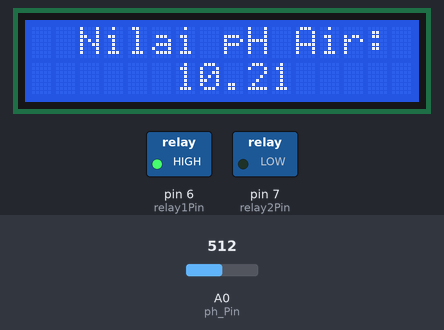
Recording of a sketch running on a simulated Arduino Uno, built with avr-gcc and run on an emulated ATmega328P. Parts: 16×2 character LCD, switched loads named in the sketch (green lamp = pin HIGH). The test bench sets the inputs (shaded band); at power-on: A0 (ph_Pin) = 512. What the sketch prints to the serial monitor is not drawn.

Above: at 0.1 s.
At 74.2 s:
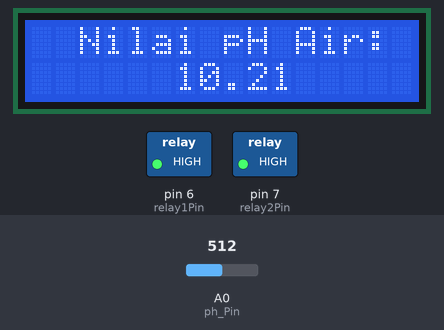
Timing chart, 0 to 75.7 s (numbered marks = the images above):
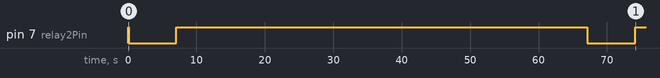

Measured:
- by itself, pin 7 (relay2Pin): alternates HIGH for 60.0 s and LOW for 7.0 s

The sketch:

Ph_pro.ino
```cpp
#include <Wire.h>
#include <LiquidCrystal_I2C.h>
#include <Arduino.h>

// Pin sensor pH
const int ph_Pin = A0;

// Variabel kalibrasi
float Po = 0;
float PH_step;
int nilai_analog_PH;
double TeganganPh;

// Nilai pH kalibrasi
float PH4 = 4.28;
float PH7 = 3.42;

// Pengaturan I2C LCD
const int lcd_address = 0x27;
const int lcd_rows = 2;
const int lcd_columns = 16;

LiquidCrystal_I2C lcd(lcd_address, lcd_rows, lcd_columns);

// Pin relay
const int relay1Pin = 6;
const int relay2Pin = 7;

void setup() {
  // Inisialisasi serial monitor
  Serial.begin(9600);

  // Inisialisasi LCD
  lcd.init();
  lcd.backlight();

  // Inisialisasi pin relay sebagai output
  pinMode(relay1Pin, OUTPUT);
  pinMode(relay2Pin, OUTPUT);

  // Matikan relay pada awal
  digitalWrite(relay1Pin, HIGH);
  digitalWrite(relay2Pin, HIGH);
}

void loop() {
  // Baca nilai analog sensor pH
  nilai_analog_PH = analogRead(ph_Pin);

  // Hitung tegangan pH
  TeganganPh = 5.0 / 1024.0 * nilai_analog_PH;

  // Hitung nilai pH
  PH_step = (PH4 - PH7) / 3.0;
  Po = 7.00 + ((PH7 - TeganganPh)
   / PH_step);

  // Tampilkan nilai pH di Serial Monitor dan LCD
  // Serial.print("Tegangan Ph: ");
  // Serial.print(TeganganPh, 3);
  // Serial.print(" pH: ");
  // Serial.println(Po, 2);

  lcd.setCursor(2, 0);
  lcd.print("Nilai pH Air: ");
  lcd.setCursor(6, 1);
  lcd.print(Po, 2);

  if (Po >= 0 && Po <= 5.90) {
    // Menyalakan MotorDC1 (Relay1 menyala, Relay2 mati)
    digitalWrite(relay1Pin, LOW);
    digitalWrite(relay2Pin, HIGH);
    delay(7000);
    digitalWrite(relay1Pin, HIGH);
  } else if (Po >= 6.00 && Po <= 7.00) {
    // Mematikan kedua motor (Relay1 mati, Relay2 mati)
    digitalWrite(relay1Pin, HIGH);
    digitalWrite(relay2Pin, HIGH);
  } else if (Po >= 7.10 && Po <= 14.00) {
    // Menyalakan MotorDC2 (Relay2 menyala, Relay1 mati)
    digitalWrite(relay1Pin, HIGH);
    digitalWrite(relay2Pin, LOW);
    delay(7000);
    digitalWrite(relay2Pin, HIGH);
  }

  float accuracy1 = 100 - ((fabs(Po - PH4) / PH4) * 100);
  float accuracy2 = 100 - ((fabs(Po - PH7) / PH7) * 100);
  float overall_accuracy = (accuracy1 + accuracy2) / 2;

  // Serial.print(" ");o
  // Serial.println(overall_accuracy);

  // Kirim nilai pH dan akurasi melalui komunikasi serial
  Serial.print(Po, 2);
  Serial.print(",");
  Serial.println(overall_accuracy);

  delay(60000); // Tunggu 10 detik sebelum pengukuran berikutnya
}
```
